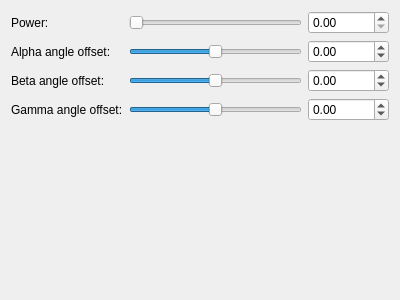
<?xml version="1.0" encoding="UTF-8"?>
<ui version="4.0">
 <class>Form</class>
 <widget class="QWidget" name="Form">
  <property name="geometry">
   <rect>
    <x>0</x>
    <y>0</y>
    <width>400</width>
    <height>300</height>
   </rect>
  </property>
  <property name="windowTitle">
   <string>Form</string>
  </property>
  <layout class="QVBoxLayout" name="verticalLayout">
   <item>
    <layout class="QGridLayout" name="gridLayout">
     <item row="2" column="1">
      <widget class="QSlider" name="slider_beta_angle_offset">
       <property name="minimum">
        <number>-36000</number>
       </property>
       <property name="maximum">
        <number>36000</number>
       </property>
       <property name="singleStep">
        <number>1</number>
       </property>
       <property name="pageStep">
        <number>100</number>
       </property>
       <property name="orientation">
        <enum>Qt::Horizontal</enum>
       </property>
      </widget>
     </item>
     <item row="2" column="2">
      <widget class="QDoubleSpinBox" name="spinbox_beta_angle_offset">
       <property name="prefix">
        <string/>
       </property>
       <property name="suffix">
        <string/>
       </property>
       <property name="decimals">
        <number>2</number>
       </property>
       <property name="minimum">
        <double>-36000.000000000000000</double>
       </property>
       <property name="maximum">
        <double>36000.000000000000000</double>
       </property>
       <property name="singleStep">
        <double>0.100000000000000</double>
       </property>
      </widget>
     </item>
     <item row="1" column="1">
      <widget class="QSlider" name="slider_alpha_angle_offset">
       <property name="minimum">
        <number>-36000</number>
       </property>
       <property name="maximum">
        <number>36000</number>
       </property>
       <property name="singleStep">
        <number>1</number>
       </property>
       <property name="pageStep">
        <number>100</number>
       </property>
       <property name="orientation">
        <enum>Qt::Horizontal</enum>
       </property>
      </widget>
     </item>
     <item row="1" column="0">
      <widget class="QLabel" name="label_8">
       <property name="text">
        <string>Alpha angle offset:</string>
       </property>
      </widget>
     </item>
     <item row="0" column="2">
      <widget class="QDoubleSpinBox" name="spinbox_power">
       <property name="prefix">
        <string/>
       </property>
       <property name="suffix">
        <string/>
       </property>
       <property name="decimals">
        <number>2</number>
       </property>
       <property name="minimum">
        <double>0.000000000000000</double>
       </property>
       <property name="maximum">
        <double>1000.000000000000000</double>
       </property>
       <property name="singleStep">
        <double>0.100000000000000</double>
       </property>
      </widget>
     </item>
     <item row="1" column="2">
      <widget class="QDoubleSpinBox" name="spinbox_alpha_angle_offset">
       <property name="prefix">
        <string/>
       </property>
       <property name="suffix">
        <string/>
       </property>
       <property name="decimals">
        <number>2</number>
       </property>
       <property name="minimum">
        <double>-36000.000000000000000</double>
       </property>
       <property name="maximum">
        <double>36000.000000000000000</double>
       </property>
       <property name="singleStep">
        <double>0.100000000000000</double>
       </property>
      </widget>
     </item>
     <item row="0" column="1">
      <widget class="QSlider" name="slider_power">
       <property name="maximum">
        <number>2000</number>
       </property>
       <property name="singleStep">
        <number>1</number>
       </property>
       <property name="orientation">
        <enum>Qt::Horizontal</enum>
       </property>
      </widget>
     </item>
     <item row="0" column="0">
      <widget class="QLabel" name="label_7">
       <property name="text">
        <string>Power:</string>
       </property>
      </widget>
     </item>
     <item row="2" column="0">
      <widget class="QLabel" name="label_9">
       <property name="text">
        <string>Beta angle offset:</string>
       </property>
      </widget>
     </item>
     <item row="3" column="0">
      <widget class="QLabel" name="label_10">
       <property name="text">
        <string>Gamma angle offset:</string>
       </property>
      </widget>
     </item>
     <item row="3" column="1">
      <widget class="QSlider" name="slider_gamma_angle_offset">
       <property name="minimum">
        <number>-36000</number>
       </property>
       <property name="maximum">
        <number>36000</number>
       </property>
       <property name="singleStep">
        <number>1</number>
       </property>
       <property name="pageStep">
        <number>100</number>
       </property>
       <property name="orientation">
        <enum>Qt::Horizontal</enum>
       </property>
      </widget>
     </item>
     <item row="3" column="2">
      <widget class="QDoubleSpinBox" name="spinbox_gamma_angle_offset">
       <property name="prefix">
        <string/>
       </property>
       <property name="suffix">
        <string/>
       </property>
       <property name="decimals">
        <number>2</number>
       </property>
       <property name="minimum">
        <double>-36000.000000000000000</double>
       </property>
       <property name="maximum">
        <double>36000.000000000000000</double>
       </property>
       <property name="singleStep">
        <double>0.100000000000000</double>
       </property>
      </widget>
     </item>
    </layout>
   </item>
   <item>
    <spacer name="verticalSpacer">
     <property name="orientation">
      <enum>Qt::Vertical</enum>
     </property>
     <property name="sizeHint" stdset="0">
      <size>
       <width>20</width>
       <height>40</height>
      </size>
     </property>
    </spacer>
   </item>
  </layout>
 </widget>
 <resources/>
 <connections/>
</ui>
